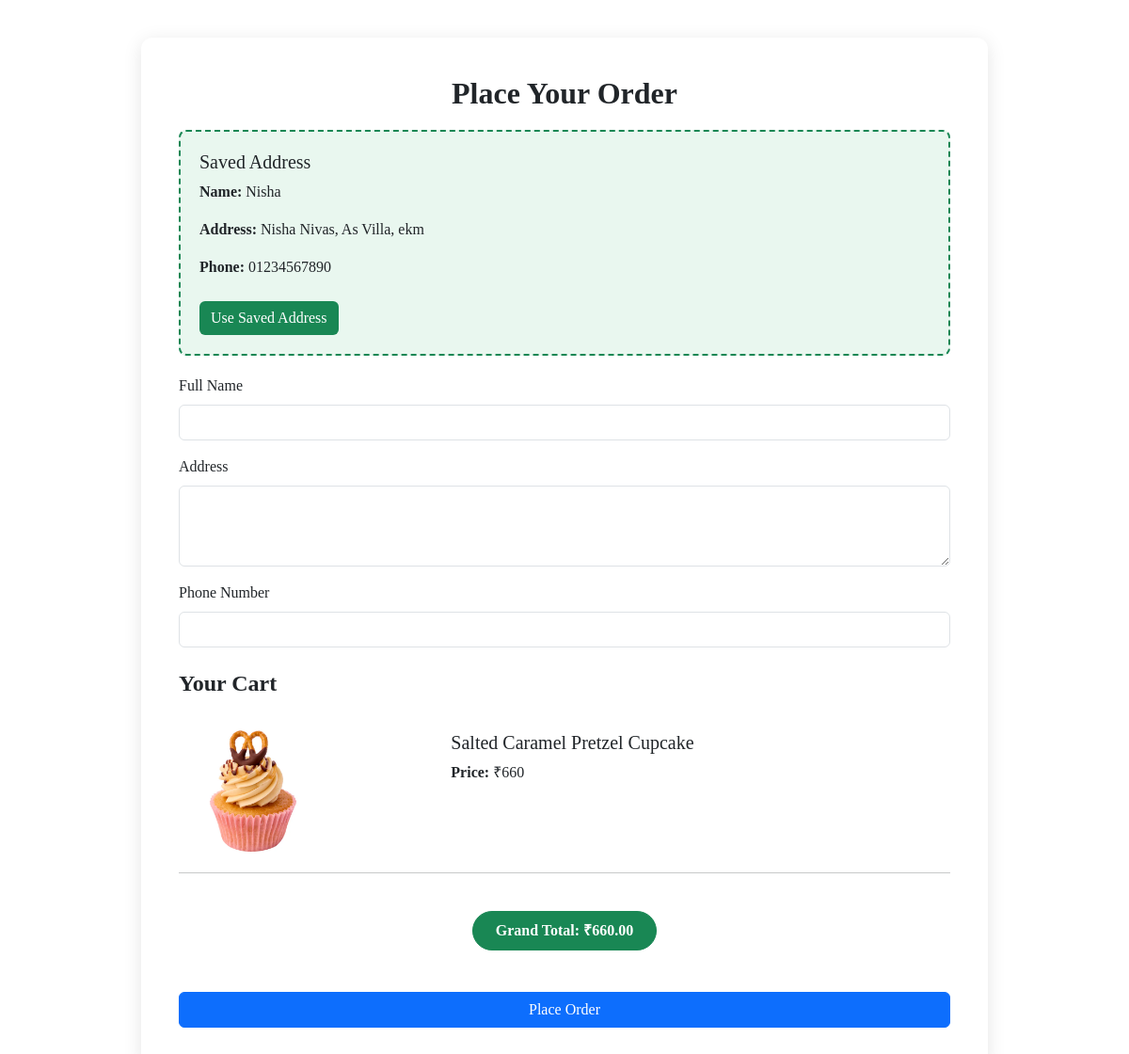
Page /cart_address_page/ (signed in) on the earlier database version.
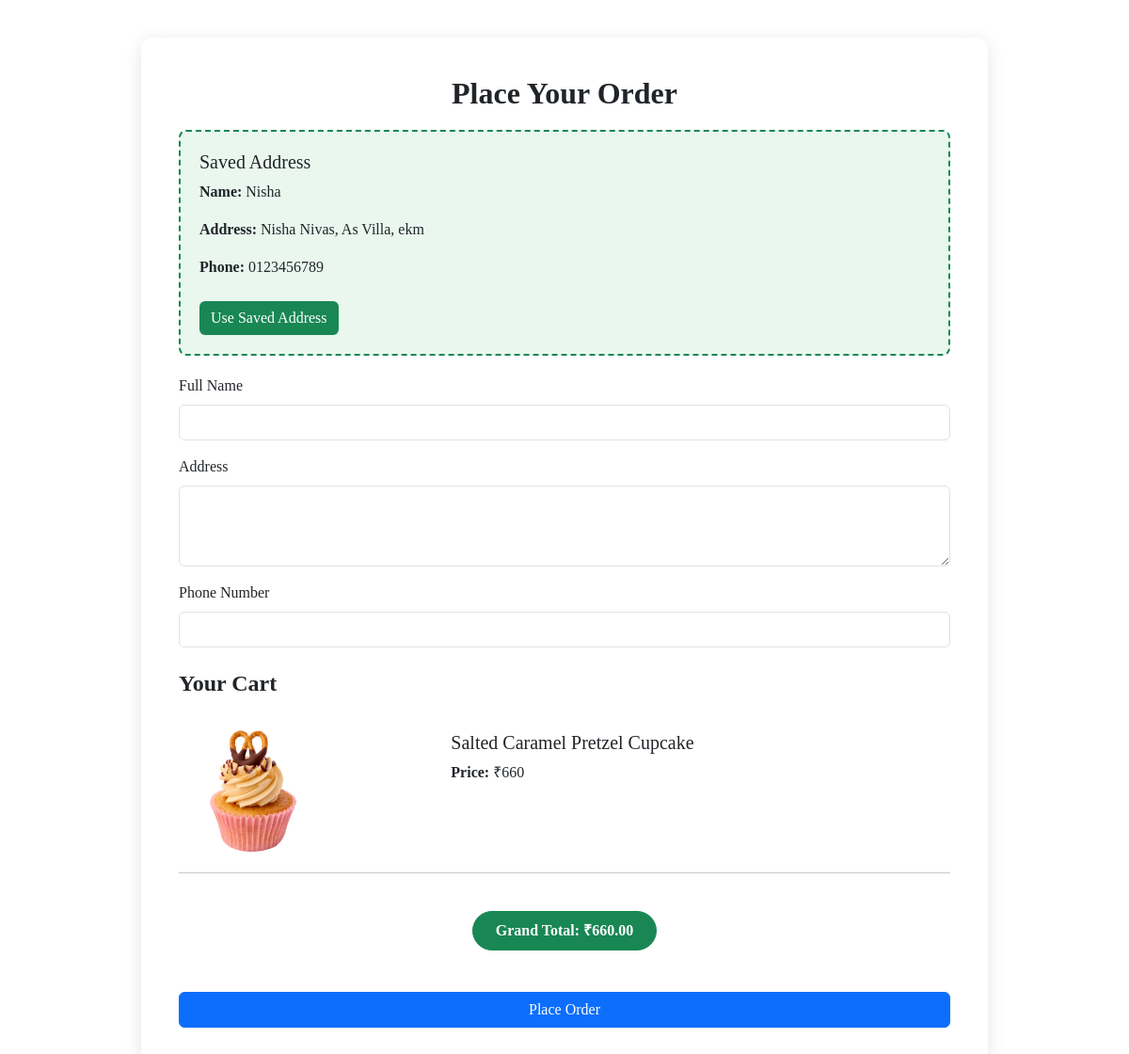
Same page on the later database version.
### app/models.py (models this page shows, shortened)
class Address(models.Model):
    user = models.ForeignKey(User, on_delete=models.CASCADE)
    name = models.CharField(max_length=255)
    address = models.TextField()
    phone_number = models.CharField(max_length=20)

class Cart(models.Model):
    user=models.ForeignKey(User,on_delete=models.CASCADE)
    cake=models.ForeignKey(Cake,on_delete=models.CASCADE)

class Cake(models.Model):
    name=models.CharField(max_length=100)
    price=models.IntegerField()
    img=models.FileField()
    colour=models.TextField()
    category=models.ForeignKey(Category,on_delete=models.CASCADE)
    description=models.TextField()

### app/views.py (the view, shortened to what this page needs)
# urls.py: path('cart_address_page/', views.cart_address_page, name='cart_address_page'),
@login_required
def cart_address_page(req):
    cart_items = Cart.objects.filter(user=req.user)
    user_address = Address.objects.filter(user=req.user).first()
    user = User.objects.get(username=req.session['user'])
    return render(req, 'user/cart_order.html', {
        'cart_items': cart_items,
        'user_address': user_address
    })

### templates/user/cart_order.html (shortened to what this page needs)
<!DOCTYPE html>
<html lang="en">
<head>
    <link href="https://cdn.jsdelivr.net/npm/bootstrap@5.3.3/dist/css/bootstrap.min.css" rel="stylesheet">
    <link href="https://unpkg.com/aos@next/dist/aos.css" rel="stylesheet">
</head>
<body>
<div class="container" data-aos="fade-up">
    <h2 class="text-center">Place Your Order</h2>
    {% if user_address %}
    <div id="saved-address-box" class="saved-address-box"
         data-name="{{ user_address.name }}"
         data-address="{{ user_address.address }}"
         data-phone="{{ user_address.phone_number }}"
         data-email="{{ user_address.email }}">
        <h5>Saved Address</h5>
        <p><strong>Name:</strong> {{ user_address.name }}</p>
        <p><strong>Address:</strong> {{ user_address.address }}</p>
        <p><strong>Phone:</strong> {{ user_address.phone_number }}</p>
        <button type="button" id="use-saved-address-btn" class="btn btn-use-address mt-2">Use Saved Address</button>
    </div>
    {% endif %}
    <form method="POST">
        <div class="mb-3">
            <label for="name" class="form-label">Full Name</label>
            <input type="text" id="name" name="name" class="form-control" required>
        </div>
        <div class="mb-3">
            <label for="address" class="form-label">Address</label>
            <textarea id="address" name="address" class="form-control" rows="3" required></textarea>
        </div>
        <div class="mb-3">
            <label for="phone_number" class="form-label">Phone Number</label>
            <input type="text" id="phone_number" name="phone_number" class="form-control" required
            pattern="[0-9]{10}" maxlength="10" minlength="10" oninput="this.value = this.value.replace(/[^0-9]/g, '')">
        </div>
        <h4 class="mt-4">Your Cart</h4>
        {% for cart_item in cart_items %}
        <div class="card mb-3" style="border: none;">
            <div class="row g-0">
                <div class="col-md-4">
                    <img src="{{ cart_item.cake.img.url }}" class="img-fluid rounded-start" alt="{{ cart_item.cake.name }}" style="max-width: 150px; height: auto;">
                </div>
                <div class="col-md-8">
                    <div class="card-body">
                        <h5 class="card-title">{{ cart_item.cake.name }}</h5>
                        <p class="card-text"><strong>Price:</strong> ₹<span class="item-price">{{ cart_item.cake.price }}</span></p>
                    </div>
                </div>
            </div>
            <hr>
        </div>
        {% empty %}
        <p>Your cart is empty.</p>
        {% endfor %}
        <h4 class="text-center mt-4">
            <button class="btn btn-success fw-bold px-4 py-2 rounded-pill" id="grand-total-btn">
                Grand Total: ₹<span id="grand-total">0</span>
            </button>
        </h4>
        <button type="submit" class="btn btn-primary w-100 mt-4">Place Order</button>
    </form>
</div>
</body>
</html>

Differences in the rows shown:
changed Address "Nisha": phone_number "01234567890" → "0123456789"
